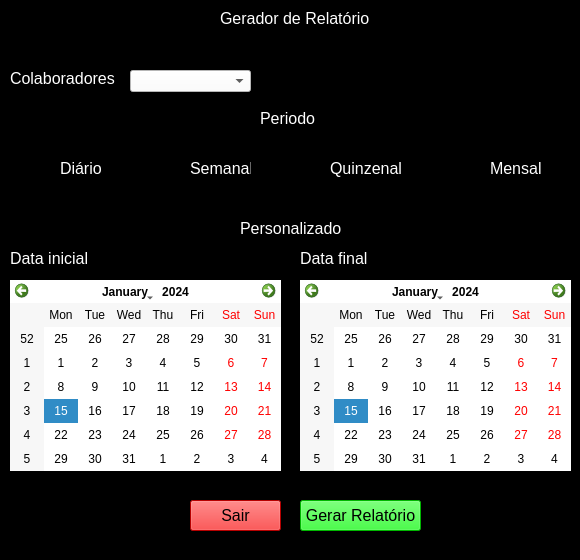
<?xml version="1.0" encoding="UTF-8"?>
<ui version="4.0">
 <class>mainWindow</class>
 <widget class="QMainWindow" name="mainWindow">
  <property name="geometry">
   <rect>
    <x>0</x>
    <y>0</y>
    <width>580</width>
    <height>560</height>
   </rect>
  </property>
  <property name="minimumSize">
   <size>
    <width>0</width>
    <height>0</height>
   </size>
  </property>
  <property name="maximumSize">
   <size>
    <width>580</width>
    <height>560</height>
   </size>
  </property>
  <property name="font">
   <font>
    <pointsize>12</pointsize>
   </font>
  </property>
  <property name="windowTitle">
   <string>Relatorio</string>
  </property>
  <property name="styleSheet">
   <string notr="true">background-color: rgb(0, 0, 0);</string>
  </property>
  <widget class="QWidget" name="centralwidget">
   <widget class="QLabel" name="label">
    <property name="geometry">
     <rect>
      <x>220</x>
      <y>10</y>
      <width>151</width>
      <height>16</height>
     </rect>
    </property>
    <property name="font">
     <font>
      <pointsize>12</pointsize>
     </font>
    </property>
    <property name="styleSheet">
     <string notr="true">color: rgb(255, 255, 255);</string>
    </property>
    <property name="text">
     <string>Gerador de Relatório</string>
    </property>
   </widget>
   <widget class="QLabel" name="label_2">
    <property name="geometry">
     <rect>
      <x>10</x>
      <y>70</y>
      <width>111</width>
      <height>16</height>
     </rect>
    </property>
    <property name="font">
     <font>
      <pointsize>12</pointsize>
     </font>
    </property>
    <property name="styleSheet">
     <string notr="true">color: rgb(255, 255, 255);</string>
    </property>
    <property name="text">
     <string>Colaboradores</string>
    </property>
   </widget>
   <widget class="QComboBox" name="comboBox_colaborador">
    <property name="geometry">
     <rect>
      <x>130</x>
      <y>70</y>
      <width>121</width>
      <height>22</height>
     </rect>
    </property>
    <property name="styleSheet">
     <string notr="true">background-color: rgb(255, 255, 255);</string>
    </property>
   </widget>
   <widget class="QLabel" name="label_5">
    <property name="geometry">
     <rect>
      <x>260</x>
      <y>110</y>
      <width>61</width>
      <height>16</height>
     </rect>
    </property>
    <property name="font">
     <font>
      <pointsize>12</pointsize>
     </font>
    </property>
    <property name="styleSheet">
     <string notr="true">color: rgb(255, 255, 255);</string>
    </property>
    <property name="text">
     <string>Periodo</string>
    </property>
   </widget>
   <widget class="QCalendarWidget" name="calendarWidget_inicial">
    <property name="geometry">
     <rect>
      <x>10</x>
      <y>280</y>
      <width>271</width>
      <height>191</height>
     </rect>
    </property>
    <property name="styleSheet">
     <string notr="true">background-color: rgb(255, 255, 255);
color: rgb(0, 0, 0);</string>
    </property>
   </widget>
   <widget class="QCalendarWidget" name="calendarWidget_final">
    <property name="geometry">
     <rect>
      <x>300</x>
      <y>280</y>
      <width>271</width>
      <height>191</height>
     </rect>
    </property>
    <property name="styleSheet">
     <string notr="true">background-color: rgb(255, 255, 255);
color: rgb(0, 0, 0);</string>
    </property>
   </widget>
   <widget class="QLabel" name="label_6">
    <property name="geometry">
     <rect>
      <x>10</x>
      <y>250</y>
      <width>81</width>
      <height>16</height>
     </rect>
    </property>
    <property name="font">
     <font>
      <pointsize>12</pointsize>
     </font>
    </property>
    <property name="styleSheet">
     <string notr="true">color: rgb(255, 255, 255);</string>
    </property>
    <property name="text">
     <string>Data inicial</string>
    </property>
   </widget>
   <widget class="QLabel" name="label_7">
    <property name="geometry">
     <rect>
      <x>300</x>
      <y>250</y>
      <width>81</width>
      <height>16</height>
     </rect>
    </property>
    <property name="font">
     <font>
      <pointsize>12</pointsize>
     </font>
    </property>
    <property name="styleSheet">
     <string notr="true">color: rgb(255, 255, 255);</string>
    </property>
    <property name="text">
     <string>Data final</string>
    </property>
   </widget>
   <widget class="QRadioButton" name="radio_btnDiario">
    <property name="geometry">
     <rect>
      <x>40</x>
      <y>160</y>
      <width>71</width>
      <height>17</height>
     </rect>
    </property>
    <property name="font">
     <font>
      <pointsize>12</pointsize>
     </font>
    </property>
    <property name="styleSheet">
     <string notr="true">color: rgb(255, 255, 255);</string>
    </property>
    <property name="text">
     <string>Diário</string>
    </property>
   </widget>
   <widget class="QRadioButton" name="radio_btnSemanal">
    <property name="geometry">
     <rect>
      <x>170</x>
      <y>160</y>
      <width>81</width>
      <height>17</height>
     </rect>
    </property>
    <property name="font">
     <font>
      <pointsize>12</pointsize>
     </font>
    </property>
    <property name="styleSheet">
     <string notr="true">color: rgb(255, 255, 255);</string>
    </property>
    <property name="text">
     <string>Semanal</string>
    </property>
   </widget>
   <widget class="QRadioButton" name="radio_btnQuinzenal">
    <property name="geometry">
     <rect>
      <x>310</x>
      <y>160</y>
      <width>101</width>
      <height>17</height>
     </rect>
    </property>
    <property name="font">
     <font>
      <pointsize>12</pointsize>
     </font>
    </property>
    <property name="styleSheet">
     <string notr="true">color: rgb(255, 255, 255);</string>
    </property>
    <property name="text">
     <string>Quinzenal</string>
    </property>
   </widget>
   <widget class="QRadioButton" name="radio_btnMensal">
    <property name="geometry">
     <rect>
      <x>470</x>
      <y>160</y>
      <width>71</width>
      <height>17</height>
     </rect>
    </property>
    <property name="font">
     <font>
      <pointsize>12</pointsize>
     </font>
    </property>
    <property name="styleSheet">
     <string notr="true">color: rgb(255, 255, 255);</string>
    </property>
    <property name="text">
     <string>Mensal</string>
    </property>
   </widget>
   <widget class="QLabel" name="label_8">
    <property name="geometry">
     <rect>
      <x>240</x>
      <y>220</y>
      <width>101</width>
      <height>16</height>
     </rect>
    </property>
    <property name="font">
     <font>
      <pointsize>12</pointsize>
     </font>
    </property>
    <property name="styleSheet">
     <string notr="true">color: rgb(255, 255, 255);</string>
    </property>
    <property name="text">
     <string>Personalizado</string>
    </property>
   </widget>
   <widget class="QPushButton" name="btn_exit">
    <property name="geometry">
     <rect>
      <x>190</x>
      <y>500</y>
      <width>91</width>
      <height>31</height>
     </rect>
    </property>
    <property name="font">
     <font>
      <pointsize>12</pointsize>
     </font>
    </property>
    <property name="styleSheet">
     <string notr="true">QPushButton{
	background-color: rgb(255, 0, 0);
}
QPushButton:hover{
	background-color: rgb(170, 0, 0);
}</string>
    </property>
    <property name="text">
     <string>Sair</string>
    </property>
   </widget>
   <widget class="QPushButton" name="btn_gerar">
    <property name="geometry">
     <rect>
      <x>300</x>
      <y>500</y>
      <width>121</width>
      <height>31</height>
     </rect>
    </property>
    <property name="font">
     <font>
      <pointsize>12</pointsize>
     </font>
    </property>
    <property name="styleSheet">
     <string notr="true">QPushButton{
	background-color: rgb(0, 255, 0);
}
QPushButton:hover{
	background-color: rgb(0, 170, 0);
}</string>
    </property>
    <property name="text">
     <string>Gerar Relatório</string>
    </property>
   </widget>
  </widget>
 </widget>
 <resources/>
 <connections/>
</ui>
